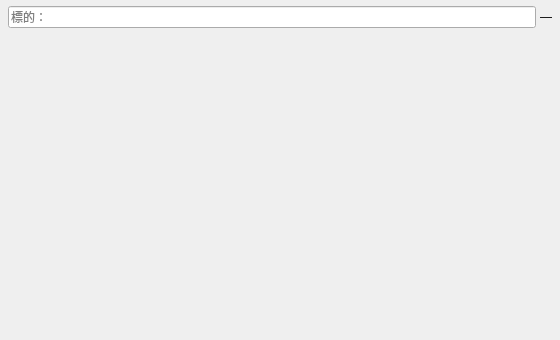
<?xml version="1.0" encoding="UTF-8"?>
<ui version="4.0">
 <class>ChartCell</class>
 <widget class="QWidget" name="quotes_cell">
  <property name="geometry">
   <rect>
    <x>0</x>
    <y>0</y>
    <width>560</width>
    <height>340</height>
   </rect>
  </property>
  <layout class="QVBoxLayout" name="cellLayout">
   <property name="leftMargin"><number>8</number></property>
   <property name="topMargin"><number>6</number></property>
   <property name="rightMargin"><number>8</number></property>
   <property name="bottomMargin"><number>6</number></property>
   <property name="spacing"><number>4</number></property>
   <!-- 標的欄：模糊輸入一律經 gateway/symbol_input（候選/連名屬資料）；最新價 label 喺右 -->
   <item>
    <layout class="QHBoxLayout" name="symbolRow">
     <property name="leftMargin"><number>0</number></property>
     <property name="topMargin"><number>0</number></property>
     <property name="rightMargin"><number>0</number></property>
     <property name="bottomMargin"><number>0</number></property>
     <property name="spacing"><number>4</number></property>
     <item>
      <widget class="QLineEdit" name="cell_symbol">
       <property name="sizePolicy">
        <sizepolicy hsizetype="Expanding" vsizetype="Fixed">
         <horstretch>0</horstretch><verstretch>0</verstretch>
        </sizepolicy>
       </property>
       <!-- 文字屬裝飾：placeholder 嘅來源係 i18n（ChartCell 逐格 setPlaceholderText） -->
       <property name="placeholderText"><string>標的：</string></property>
      </widget>
     </item>
     <item>
      <widget class="QLabel" name="cell_price">
       <property name="text"><string>—</string></property>
      </widget>
     </item>
    </layout>
   </item>
   <!-- 週期掣：數量 = KTYPES（futu KLType 全集）屬資料 → ChartCell._build_period_btns 逐個填進
        periodSlot（objectName period_btn，樣式靠 QSS #period_btn）；加週期唔使改呢檔。 -->
   <item>
    <layout class="QHBoxLayout" name="periodSlot">
     <property name="leftMargin"><number>0</number></property>
     <property name="topMargin"><number>0</number></property>
     <property name="rightMargin"><number>0</number></property>
     <property name="bottomMargin"><number>0</number></property>
     <property name="spacing"><number>2</number></property>
    </layout>
   </item>
   <item>
    <widget class="IndicatorKlineChart" name="chart">
     <property name="sizePolicy">
      <sizepolicy hsizetype="Expanding" vsizetype="Expanding">
       <horstretch>0</horstretch><verstretch>0</verstretch>
      </sizepolicy>
     </property>
    </widget>
   </item>
  </layout>
 </widget>
 <customwidgets>
  <customwidget>
   <class>IndicatorKlineChart</class>
   <extends>QWidget</extends>
   <header>gateway.indicators</header>
   <container>1</container>
  </customwidget>
 </customwidgets>
 <resources/>
 <connections/>
</ui>
